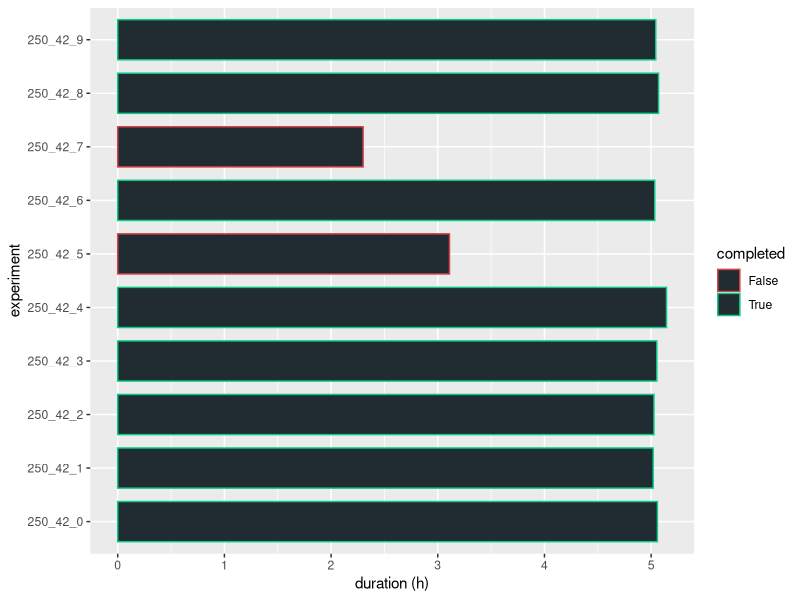
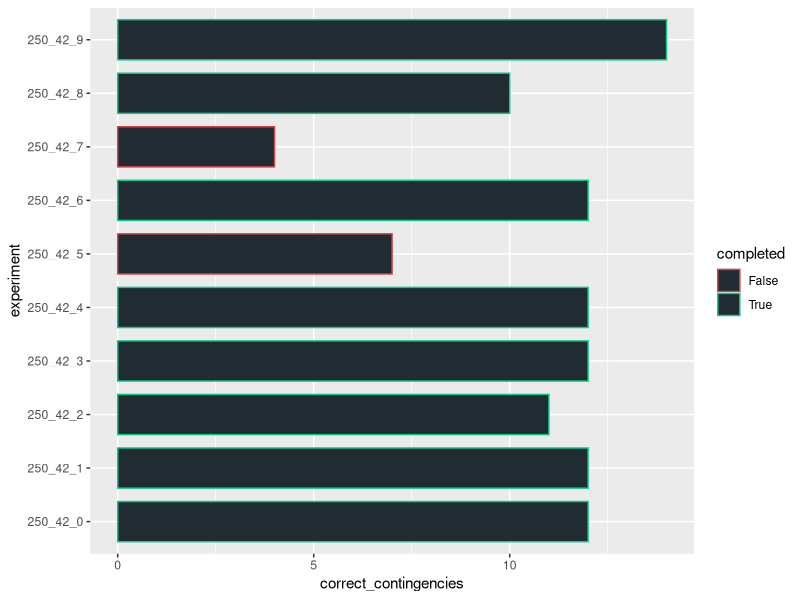
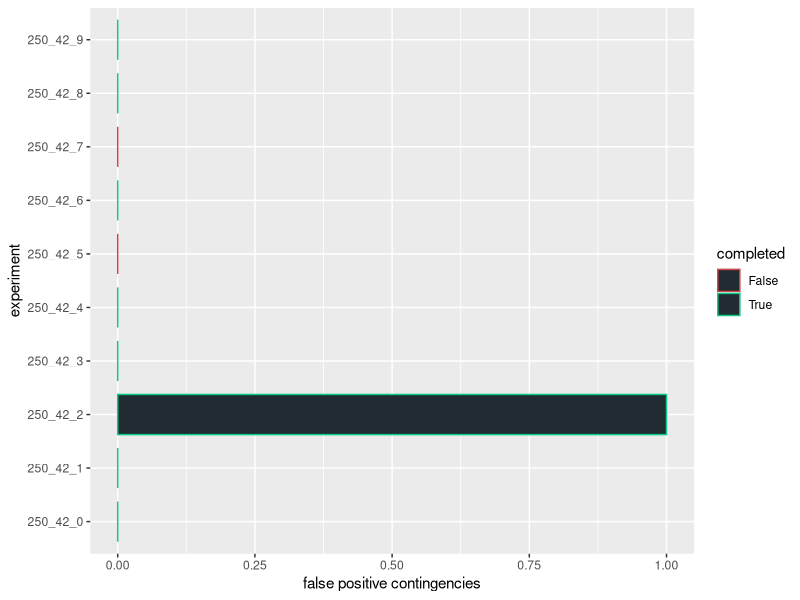
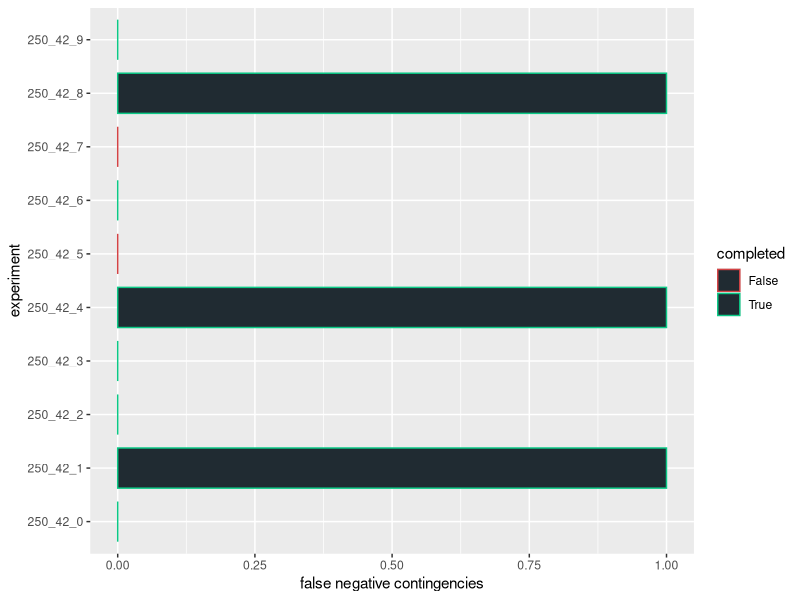
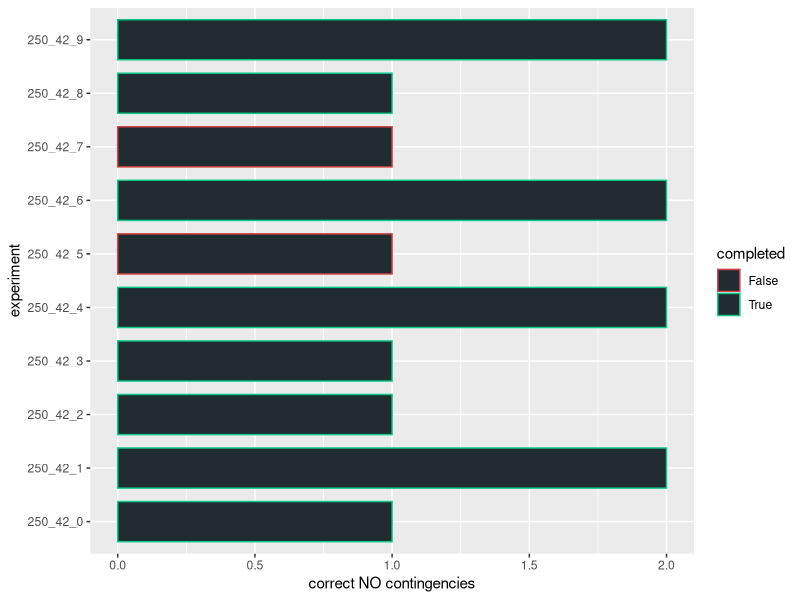
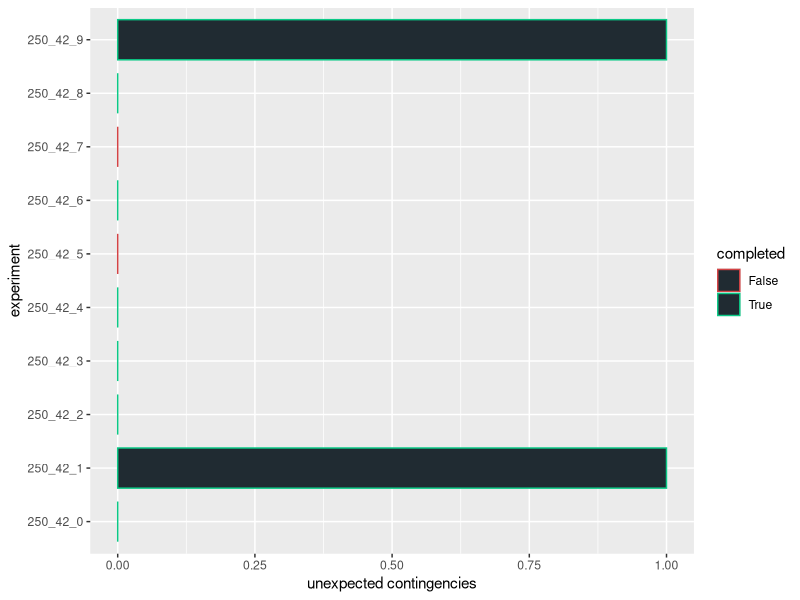
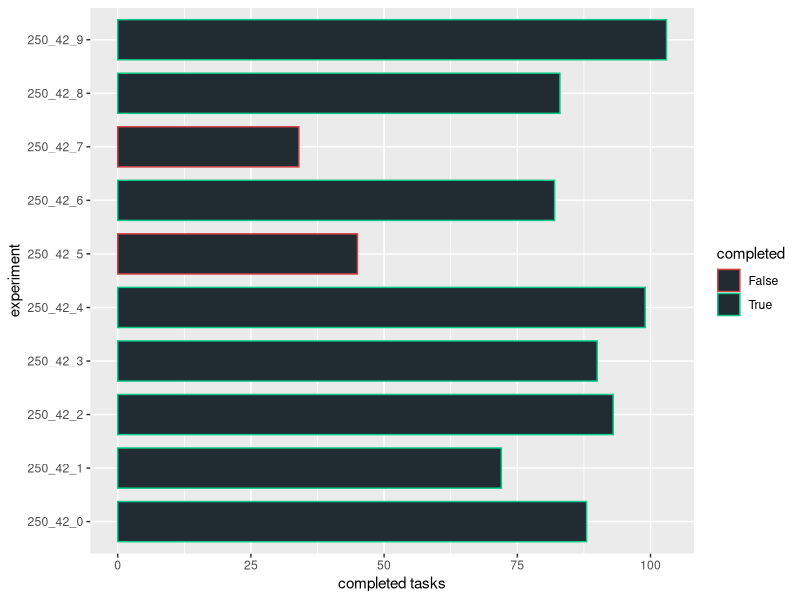
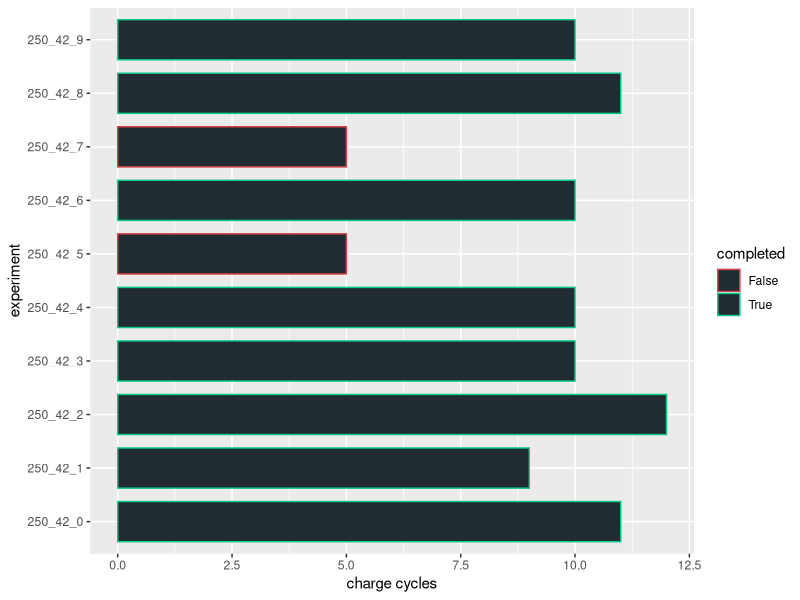

Recreate these plots in R, in order.
library(ggplot2)

######################################################################
################################ PLOTS ###############################
######################################################################

gen_plot <- function(plotPointsPre, y_name, x_name, filename) {
    finalPlot <- plotPointsPre + geom_bar(stat="identity", fill = c(rgb(32, 43, 50, maxColorValue = 255)), width=0.75) + coord_flip() + xlab(x_name) + ylab(y_name) + scale_color_manual(values=c("#d44345", "#0bc986"))
    ggsave(finalPlot, file = filename, width=6, height=4)
}

# monitoring evaluation
input <- read.csv(file = "../experiments/monitoring_eval/final_res.csv", header = TRUE, sep = ",")

# prototype evaluation
# input <- read.csv(file = "../experiments/prototype_eval/final_res.csv", header = TRUE, sep = ",")

gen_plot(ggplot(data = input, aes(x = experiment, y = duration, color = completed, group = completed)), "duration (h)", "experiment", "duration.png")
gen_plot(ggplot(data = input, aes(x = experiment, y = correct_contingencies, color = completed, group = completed)), "correct_contingencies", "experiment", "corr_cont.png")
gen_plot(ggplot(data = input, aes(x = experiment, y = false_positives, color = completed, group = completed)), "false positive contingencies", "experiment", "false_positives.png")
gen_plot(ggplot(data = input, aes(x = experiment, y = false_negatives, color = completed, group = completed)), "false negative contingencies", "experiment", "false_negatives.png")
gen_plot(ggplot(data = input, aes(x = experiment, y = correct_no_contingency, color = completed, group = completed)), "correct NO contingencies", "experiment", "correct_no_contingencies.png")
gen_plot(ggplot(data = input, aes(x = experiment, y = unexpected_contingencies, color = completed, group = completed)), "unexpected contingencies", "experiment", "unexpected_contingencies.png")
gen_plot(ggplot(data = input, aes(x = experiment, y = completed_tasks, color = completed, group = completed)), "completed tasks", "experiment", "completed_tasks.png")
gen_plot(ggplot(data = input, aes(x = experiment, y = charge_cycles, color = completed, group = completed)), "charge cycles", "experiment", "charge_cycles.png")
gen_plot(ggplot(data = input, aes(
        x = experiment, color = completed, group = completed,
        y = (correct_contingencies + correct_no_contingency) / (correct_contingencies + correct_no_contingency + false_positives + false_negatives + unexpected_contingencies) * 100
    )
), "expected response to fail sim (%)", "experiment", "expected_res.png")

gen_plot(ggplot(data = input, aes(
        x = experiment, color = completed, group = completed,
        y = (traverse_time + scan_time + cont_time + dock_time + undock_time) / (traverse_time + scan_time + charge_time + dock_time + undock_time + wait_time + cata_time + cont_time) * 100
    )
), "autonomy (%)", "experiment", "autonomy_percentage.png")

gen_plot(ggplot(data = input, aes(
        x = experiment, color = completed, group = completed,
        y = (cata_time + cont_time) / (traverse_time + scan_time + charge_time + dock_time + undock_time + wait_time + cata_time + cont_time) * 100
    )
), "recovery time (%)", "experiment", "recovery_percentage.png")

######################################################################
############################## ANALYSIS ##############################
######################################################################

compute_avg_duration <- function() {
    costs <- subset(input, select = c(duration), completed == "True")
    return(round(mean(as.numeric(as.character(costs[["duration"]]))), digits = 2))
}

compute_avg_completed_tasks <- function() {
    costs <- subset(input, select = c(completed_tasks), completed == "True")
    return(round(mean(as.numeric(as.character(costs[["completed_tasks"]]))), digits = 2))
}

compute_avg_charge_cycles <- function() {
    costs <- subset(input, select = c(charge_cycles), completed == "True")
    return(round(mean(as.numeric(as.character(costs[["charge_cycles"]]))), digits = 2))
}

compute_avg_mission_cycles <- function() {
    costs <- subset(input, select = c(mission_cycles), completed == "True")
    return(round(mean(as.numeric(as.character(costs[["mission_cycles"]]))), digits = 2))
}

compute_avg_total_dist <- function() {
    costs <- subset(input, select = c(total_dist), completed == "True")
    return(round(mean(as.numeric(as.character(costs[["total_dist"]]))), digits = 2))
}

compute_avg_percentage_expected_response <- function() {
    costs <- subset(input, select = c(correct_contingencies, correct_no_contingency, false_negatives, false_positives, unexpected_contingencies))
    return(round(mean(as.numeric(as.character((
        (costs[["correct_contingencies"]] + costs[["correct_no_contingency"]]) /
        (costs[["correct_contingencies"]] + costs[["correct_no_contingency"]] + costs[["false_negatives"]] + costs[["false_positives"]] + costs[["unexpected_contingencies"]])
    ) * 100))), digits = 2))
}

compute_avg_autonomy_percentage <- function() {
    costs <- subset(input, select = c(traverse_time, scan_time, cont_time, dock_time, undock_time, charge_time, wait_time, cata_time))
    return(round(mean(as.numeric(as.character((
        (costs[["traverse_time"]] + costs[["scan_time"]] + costs[["cont_time"]] + costs[["dock_time"]] + costs[["undock_time"]]) /
        (costs[["traverse_time"]] + costs[["scan_time"]] + costs[["charge_time"]] + costs[["dock_time"]] + costs[["undock_time"]] + costs[["wait_time"]] + costs[["cata_time"]] + costs[["cont_time"]])
    ) * 100))), digits = 2))
}

compute_avg_sim_probs_dist <- function() {
    costs <- subset(input, select = c(simulated_problems), completed == "True")
    return(round(mean(as.numeric(as.character(costs[["simulated_problems"]]))), digits = 2))
}

paste("avg duration: ", compute_avg_duration(), "h")
paste("avg #completed_tasks: ", compute_avg_completed_tasks())
paste("avg #charge_cycles: ", compute_avg_charge_cycles())
paste("avg #mission_cycles: ", compute_avg_mission_cycles())
paste("avg total distance: ", compute_avg_total_dist(), "m")
paste("avg expected response to fail sim: ", compute_avg_percentage_expected_response(), "%")
paste("avg #simulated_problems: ", compute_avg_sim_probs_dist())
paste("avg autonomy_percentage: ", compute_avg_autonomy_percentage())
